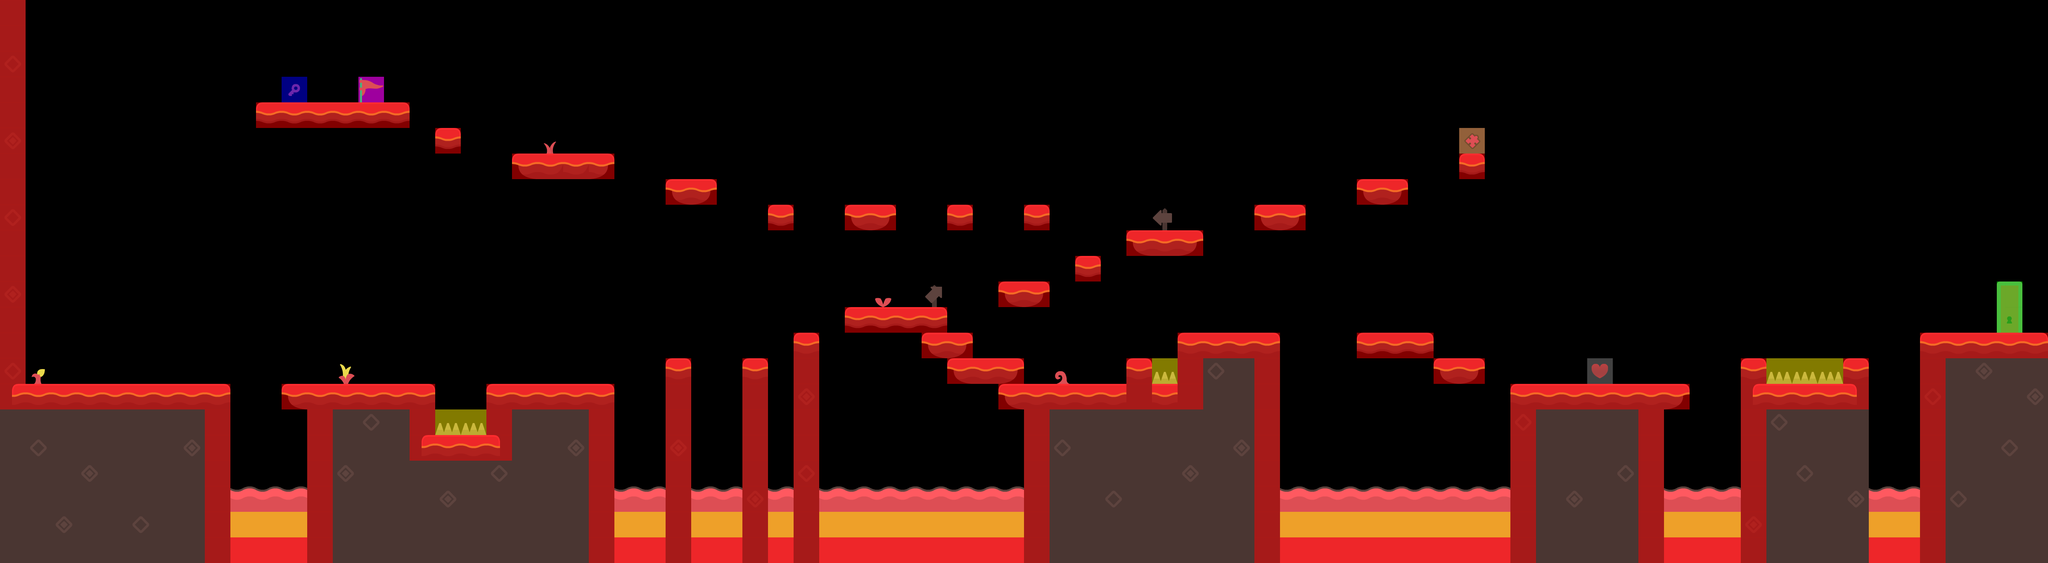

The image is a tile-based game level rendered from a .tmx file. Its description and source (layers, tilesets, objects; grid data summarised) follow:
An orthogonal 80x22 tile map with 64x64 px tiles, 9 tile layers (ground, keyTaken, heart, key, ...), 1 hidden layer not drawn, 3 tilesets.

<map version="1.4" tiledversion="1.4.2" orientation="orthogonal" renderorder="right-down" width="80" height="22" tilewidth="64" tileheight="64" infinite="0" nextlayerid="17" nextobjectid="1">
 <tileset firstgid="1" name="tilesheet_complete" tilewidth="64" tileheight="64" tilecount="264" columns="22">
  <image source="tilesheet_complete.png" width="1408" height="768" />
 </tileset>
 <tileset firstgid="265" name="colliders" tilewidth="64" tileheight="64" tilecount="7" columns="7">
  <image source="colliders.png" width="494" height="64" />
 </tileset>
 <tileset firstgid="272" name="heart" tilewidth="64" tileheight="64" tilecount="1" columns="1">
  <image source="heart.png" width="64" height="64" />
 </tileset>
 <layer id="1" name="ground" width="80" height="22">
  <properties>
   <property name="Navigation" type="int" value="1" />
   <property name="NoDrawable" type="int" value="0" />
  </properties>
  <data>[1760 cells, 541 non-empty, 29 distinct tile ids]</data>
 </layer>
 <layer id="10" name="keyTaken" width="80" height="22">
  <data>[1760 cells, 1 non-empty, 1 distinct tile ids]</data>
 </layer>
 <layer id="13" name="heart" width="80" height="22">
  <properties>
   <property name="NoDrawable" type="int" value="1" />
  </properties>
  <data>[1760 cells, 2 non-empty, 2 distinct tile ids]</data>
 </layer>
 <layer id="7" name="key" width="80" height="22">
  <properties>
   <property name="Key" type="int" value="1" />
   <property name="NoDrawable" type="int" value="1" />
  </properties>
  <data>[1760 cells, 1 non-empty, 1 distinct tile ids]</data>
 </layer>
 <layer id="5" name="collisions" width="80" height="22">
  <properties>
   <property name="Navigation" type="int" value="0" />
   <property name="NoDrawable" type="int" value="1" />
  </properties>
  <data>[1760 cells, 282 non-empty, 8 distinct tile ids]</data>
 </layer>
 <layer id="14" name="puzzle" width="80" height="22">
  <data>[1760 cells, 2 non-empty, 2 distinct tile ids]</data>
 </layer>
 <layer id="15" name="puzzleTaken" width="80" height="22">
  <data>[1760 cells, 2 non-empty, 2 distinct tile ids]</data>
 </layer>
 <layer id="16" name="chest" width="80" height="22" visible="0">
  <data>[1760 cells, 2 non-empty, 2 distinct tile ids]</data>
 </layer>
 <layer id="11" name="checkpoint" width="80" height="22">
  <properties>
   <property name="Checkpoint" type="int" value="0" />
   <property name="NoDrawable" type="int" value="1" />
  </properties>
  <data>[1760 cells, 1 non-empty, 1 distinct tile ids]</data>
 </layer>
 <layer id="12" name="checkpointTaken" width="80" height="22">
  <data>[1760 cells, 1 non-empty, 1 distinct tile ids]</data>
 </layer>
</map>
